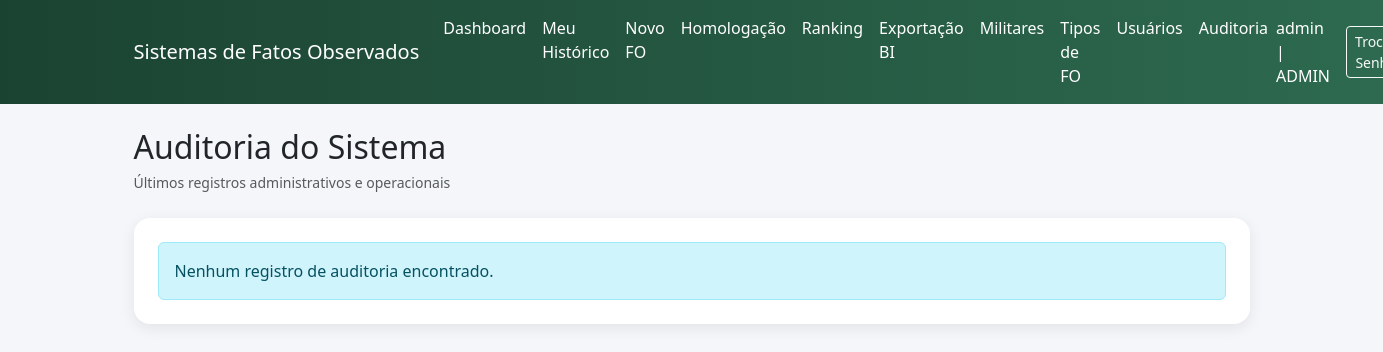
/fo/admin/auditoria (signed in), run on an earlier commit of the app's database.
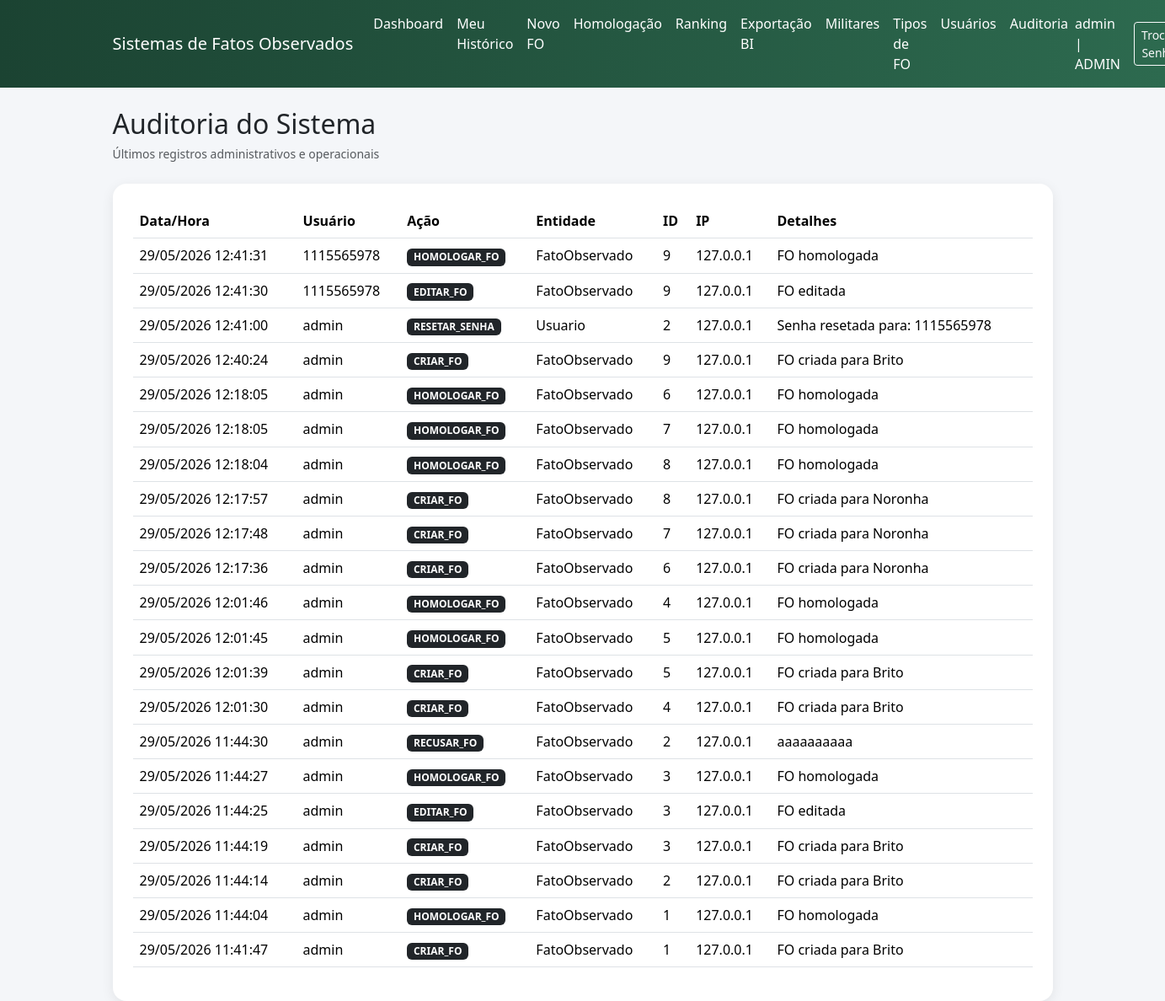
And on a later commit of the database.
### app/fo/models.py (models this page shows)
class Auditoria(db.Model):
    __tablename__ = "auditoria"
    id = db.Column(db.Integer, primary_key=True)
    usuario_id = db.Column(
        db.Integer,
        db.ForeignKey("usuarios.id"),
        nullable=False
    )
    acao = db.Column(db.String(100), nullable=False)
    entidade = db.Column(db.String(100), nullable=False)
    entidade_id = db.Column(db.Integer, nullable=True)
    ip = db.Column(db.String(50), nullable=True)
    detalhes = db.Column(db.Text, nullable=True)
    data_hora = db.Column(
        db.DateTime,
        default=datetime.utcnow,
        nullable=False
    )
    usuario = db.relationship("Usuario")

class Usuario(db.Model, UserMixin):
    __tablename__ = "usuarios"
    id = db.Column(db.Integer, primary_key=True)
    username = db.Column(db.String(80), unique=True, nullable=False)
    senha_hash = db.Column(db.String(128), nullable=False)
    perfil = db.Column(
        db.String(20),
        nullable=False,
        default="USUARIO"
    )
    militar_id = db.Column(
        db.Integer,
        db.ForeignKey("militares.id", ondelete="RESTRICT"),
        nullable=True
    )
    militar = db.relationship("Militar")

### app/fo/routes.py (the view)
@fo_bp.route("/admin/auditoria")
@login_required
@requer_admin
def admin_auditoria():
    auditorias = Auditoria.query.order_by(
        Auditoria.data_hora.desc()
    ).limit(200).all()
    return render_template(
        "fo/admin_auditoria.html",
        auditorias=auditorias
    )

### app/fo/permissions.py (called while the page is built)
def perfil_permitido(*perfis):
    def decorator(func):
        @wraps(func)
        def wrapper(*args, **kwargs):
            if not current_user.is_authenticated:
                flash("Faça login para acessar o sistema.", "warning")
                return redirect(url_for("auth.login"))
            if current_user.perfil not in perfis and current_user.perfil != "ADMIN":
                flash("Você não possui permissão para acessar esta área.", "danger")
                if request.referrer:
                    return redirect(request.referrer)
                return redirect(url_for("index"))
            return func(*args, **kwargs)
        return wrapper
    return decorator

### app/templates/fo/admin_auditoria.html (shortened to what this page needs)
{% extends "base.html" %}
{% block content %}
<div class="d-flex justify-content-between align-items-center mb-4">
    <div>
        <h2 class="mb-1">Auditoria do Sistema</h2>
        <small class="text-muted">
            Últimos registros administrativos e operacionais
        </small>
    </div>
</div>
<div class="card card-glass p-4">
    {% if auditorias %}
    <div class="table-responsive">
        <table class="table table-hover align-middle">
            <thead>
                <tr>
                    <th>Data/Hora</th>
                    <th>Usuário</th>
                    <th>Ação</th>
                    <th>Entidade</th>
                    <th>ID</th>
                    <th>IP</th>
                    <th>Detalhes</th>
                </tr>
            </thead>
            <tbody>
                {% for item in auditorias %}
                <tr>
                    <td>
                        {{ item.data_hora.strftime('%d/%m/%Y %H:%M:%S') }}
                    </td>
                    <td>
                        {{ item.usuario.username if item.usuario else "-" }}
                    </td>
                    <td>
                        <span class="badge bg-dark">
                            {{ item.acao }}
                        </span>
                    </td>
                    <td>
                        {{ item.entidade }}
                    </td>
                    <td>
                        {{ item.entidade_id if item.entidade_id else "-" }}
                    </td>
                    <td>
                        {{ item.ip if item.ip else "-" }}
                    </td>
                    <td>
                        {{ item.detalhes if item.detalhes else "-" }}
                    </td>
                </tr>
                {% endfor %}
            </tbody>
        </table>
    </div>
    {% else %}
    <div class="alert alert-info mb-0">
        Nenhum registro de auditoria encontrado.
    </div>
    {% endif %}
</div>
{% endblock %}

What changed in the data, as far as the page shows it:
added Auditoria: data_hora "29/05/2026 12:41:31", usuario "1115565978", acao "HOMOLOGAR_FO", entidade "FatoObservado", entidade "9", ip "127.0.0.1", detalhes "FO homologada"
added Auditoria: data_hora "29/05/2026 12:41:30", usuario "1115565978", acao "EDITAR_FO", entidade "FatoObservado", entidade "9", ip "127.0.0.1", detalhes "FO editada"
added Auditoria: data_hora "29/05/2026 12:41:00", usuario "admin", acao "RESETAR_SENHA", entidade "Usuario", entidade "2", ip "127.0.0.1", detalhes "Senha resetada para: 1115565978"
added Auditoria: data_hora "29/05/2026 12:40:24", usuario "admin", acao "CRIAR_FO", entidade "FatoObservado", entidade "9", ip "127.0.0.1", detalhes "FO criada para Brito"
added Auditoria: data_hora "29/05/2026 12:18:05", usuario "admin", acao "HOMOLOGAR_FO", entidade "FatoObservado", entidade "6", ip "127.0.0.1", detalhes "FO homologada"
added Auditoria: data_hora "29/05/2026 12:18:05", usuario "admin", acao "HOMOLOGAR_FO", entidade "FatoObservado", entidade "7", ip "127.0.0.1", detalhes "FO homologada"
added Auditoria: data_hora "29/05/2026 12:18:04", usuario "admin", acao "HOMOLOGAR_FO", entidade "FatoObservado", entidade "8", ip "127.0.0.1", detalhes "FO homologada"
added Auditoria: data_hora "29/05/2026 12:17:57", usuario "admin", acao "CRIAR_FO", entidade "FatoObservado", entidade "8", ip "127.0.0.1", detalhes "FO criada para Noronha"
added Auditoria: data_hora "29/05/2026 12:17:48", usuario "admin", acao "CRIAR_FO", entidade "FatoObservado", entidade "7", ip "127.0.0.1", detalhes "FO criada para Noronha"
added Auditoria: data_hora "29/05/2026 12:17:36", usuario "admin", acao "CRIAR_FO", entidade "FatoObservado", entidade "6", ip "127.0.0.1", detalhes "FO criada para Noronha"
added Auditoria: data_hora "29/05/2026 12:01:46", usuario "admin", acao "HOMOLOGAR_FO", entidade "FatoObservado", entidade "4", ip "127.0.0.1", detalhes "FO homologada"
added Auditoria: data_hora "29/05/2026 12:01:45", usuario "admin", acao "HOMOLOGAR_FO", entidade "FatoObservado", entidade "5", ip "127.0.0.1", detalhes "FO homologada"
added Auditoria: data_hora "29/05/2026 12:01:39", usuario "admin", acao "CRIAR_FO", entidade "FatoObservado", entidade "5", ip "127.0.0.1", detalhes "FO criada para Brito"
added Auditoria: data_hora "29/05/2026 12:01:30", usuario "admin", acao "CRIAR_FO", entidade "FatoObservado", entidade "4", ip "127.0.0.1", detalhes "FO criada para Brito"
added Auditoria: data_hora "29/05/2026 11:44:30", usuario "admin", acao "RECUSAR_FO", entidade "FatoObservado", entidade "2", ip "127.0.0.1", detalhes "aaaaaaaaaa"
added Auditoria: data_hora "29/05/2026 11:44:27", usuario "admin", acao "HOMOLOGAR_FO", entidade "FatoObservado", entidade "3", ip "127.0.0.1", detalhes "FO homologada"
added Auditoria: data_hora "29/05/2026 11:44:25", usuario "admin", acao "EDITAR_FO", entidade "FatoObservado", entidade "3", ip "127.0.0.1", detalhes "FO editada"
added Auditoria: data_hora "29/05/2026 11:44:19", usuario "admin", acao "CRIAR_FO", entidade "FatoObservado", entidade "3", ip "127.0.0.1", detalhes "FO criada para Brito"
added Auditoria: data_hora "29/05/2026 11:44:14", usuario "admin", acao "CRIAR_FO", entidade "FatoObservado", entidade "2", ip "127.0.0.1", detalhes "FO criada para Brito"
added Auditoria: data_hora "29/05/2026 11:44:04", usuario "admin", acao "HOMOLOGAR_FO", entidade "FatoObservado", entidade "1", ip "127.0.0.1", detalhes "FO homologada"
added Auditoria: data_hora "29/05/2026 11:41:47", usuario "admin", acao "CRIAR_FO", entidade "FatoObservado", entidade "1", ip "127.0.0.1", detalhes "FO criada para Brito"
Also different on the page:
text no longer shown: "Nenhum registro de auditoria encontrado."
text now shown: "Data/Hora Usuário Ação Entidade ID IP Detalhes"
